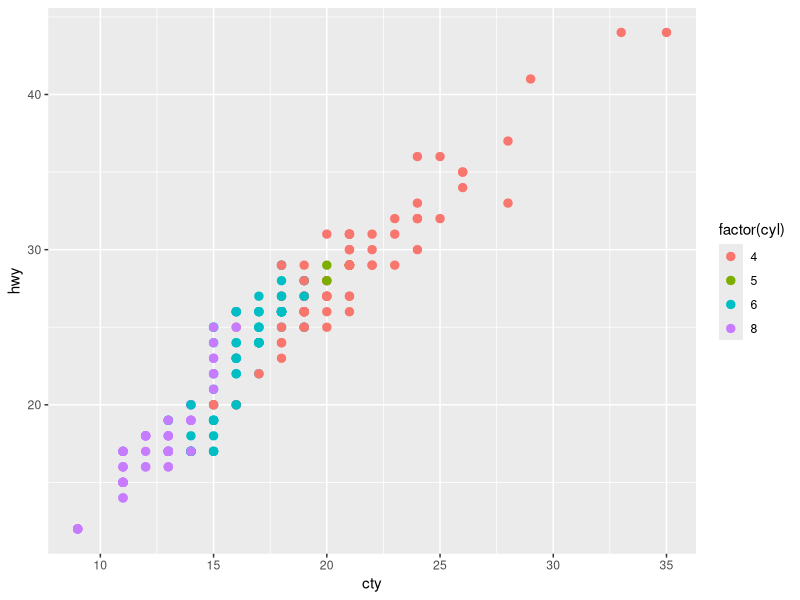
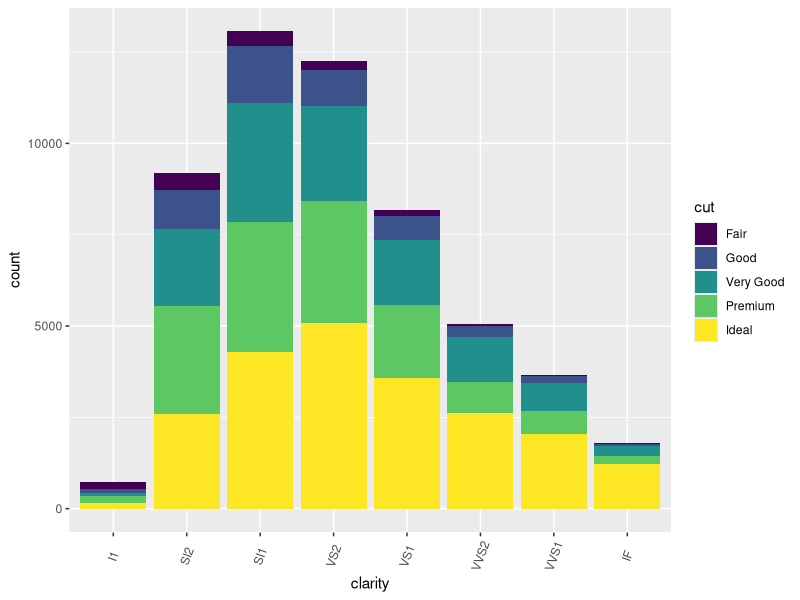
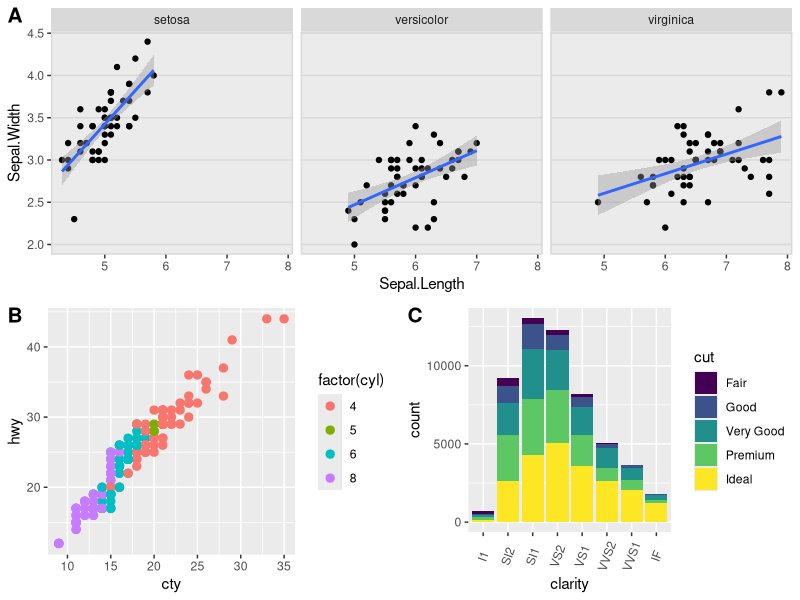

Source code (R) for these figures, in order:
library(ggplot2)

library("gridExtra")
library("cowplot")
# Scatter plot
sp <- ggplot(mpg, aes(x = cty, y = hwy, colour = factor(cyl)))+ 
  geom_point(size=2.5)
sp
# Bar plot
bp <- ggplot(diamonds, aes(clarity, fill = cut)) +
  geom_bar() +
  theme(axis.text.x = element_text(angle=70, vjust=0.5))
bp

plot.iris <- ggplot(iris, aes(Sepal.Length, Sepal.Width)) + 
  geom_point() + facet_grid(. ~ Species) + stat_smooth(method = "lm") +
  background_grid(major = 'y', minor = "none") + # add thin horizontal lines 
  panel_border() # and a border around each panel
# plot.mpt and plot.diamonds were defined earlier
ggdraw() +
  draw_plot(plot.iris, 0, .5, 1, .5) +
  draw_plot(sp, 0, 0, .5, .5) +
  draw_plot(bp, .5, 0, .5, .5) +
  draw_plot_label(c("A", "B", "C"), c(0, 0, 0.5), c(1, 0.5, 0.5), size = 15)